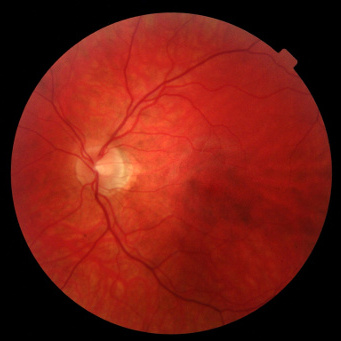
%> input picture lectures/dimreduction/rgbeye.jpg, 341 x 341 px
$ octave rgbeyepcaexample.m   (GNU Octave 9; MATLAB toolbox functions it lacks are replaced by stand-ins)
%> lines starting %> are read from the running program, lines starting %| are printed output that depends on the picture
close all;
clear all;

% Load in the image
im = imread('rgbeye.jpg');
%> im is the input picture: size 341x341x3 uint8; mean R, G, B 116.1, 27.4, 18.2
im = imresize(im,[128,128]);
%> im: size 128x128x3 uint8
image(im); axis equal; axis off;
nRows = 128;
nCols = 128;

% Massage it into the right shape: one pixel per column
X = double(reshape(im,[],3)');

figure, plot3(X(1,:),X(2,:),X(3,:),'k.')
%> after `plot3(X(1,:),X(2,:),X(3,:),'k.')`:
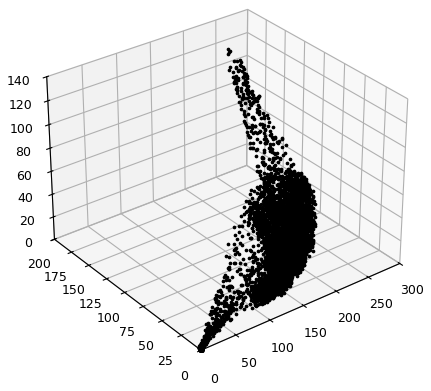
%> figure redrawn from the program's plot data

Xbar = repmat(mean(X,2),[1,size(X,2)]);

X = X-Xbar;
figure, plot3(X(1,:),X(2,:),X(3,:),'k.')
%> after `plot3(X(1,:),X(2,:),X(3,:),'k.')`:
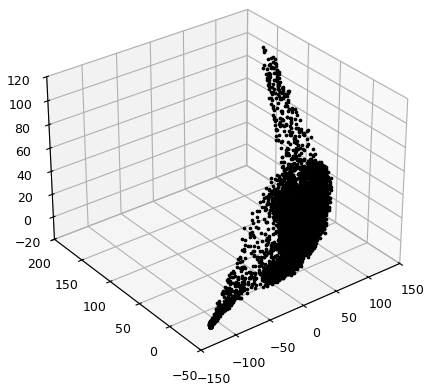
%> figure redrawn from the program's plot data

C = X*X';
%> C = [105870763 28491640.6 18346732.1; 28491640.6 10729204.7 6787891.1; 18346732.1 6787891.1 4645133.5]

[V,S] = eig(C);
%> V = [-0.00315 0.315 0.949; 0.55 -0.792 0.265; -0.835 -0.522 0.171]; S = [248511.1 0 0; 0 3867624.7 0; 0 0 117128965.4]

Xp = V'*X;

figure, plot3(Xp(1,:),Xp(2,:),Xp(3,:),'k.');
xlabel('PC3'); ylabel('PC2'); zlabel('PC1');
%> after `zlabel('PC1')`:
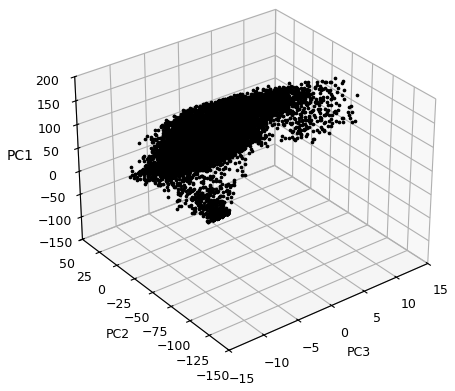
%> figure redrawn from the program's plot data

figure, imagesc(reshape(Xp(1,:),[128,128])), axis equal;
%> after `axis equal`:
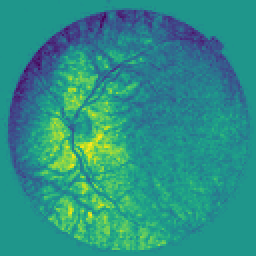
%> displayed picture: size 128x128x3, on the screen's scale of 0 to 255 (shown 2 times larger); mean R, G, B 44.1, 144.5, 133.5
figure, imagesc(reshape(Xp(2,:),[128,128])), axis equal;
%> after `axis equal`:
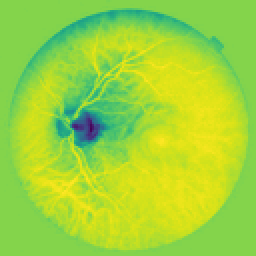
%> displayed picture: size 128x128x3, on the screen's scale of 0 to 255 (shown 2 times larger); mean R, G, B 159.4, 214.6, 58.9
figure, imagesc(reshape(Xp(3,:),[128,128])), axis equal;
%> after `axis equal`:
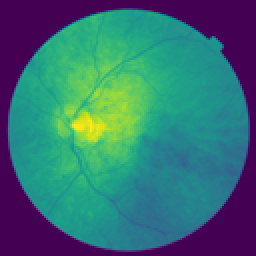
%> displayed picture: size 128x128x3, on the screen's scale of 0 to 255 (shown 2 times larger); mean R, G, B 54.7, 111.1, 115.8
